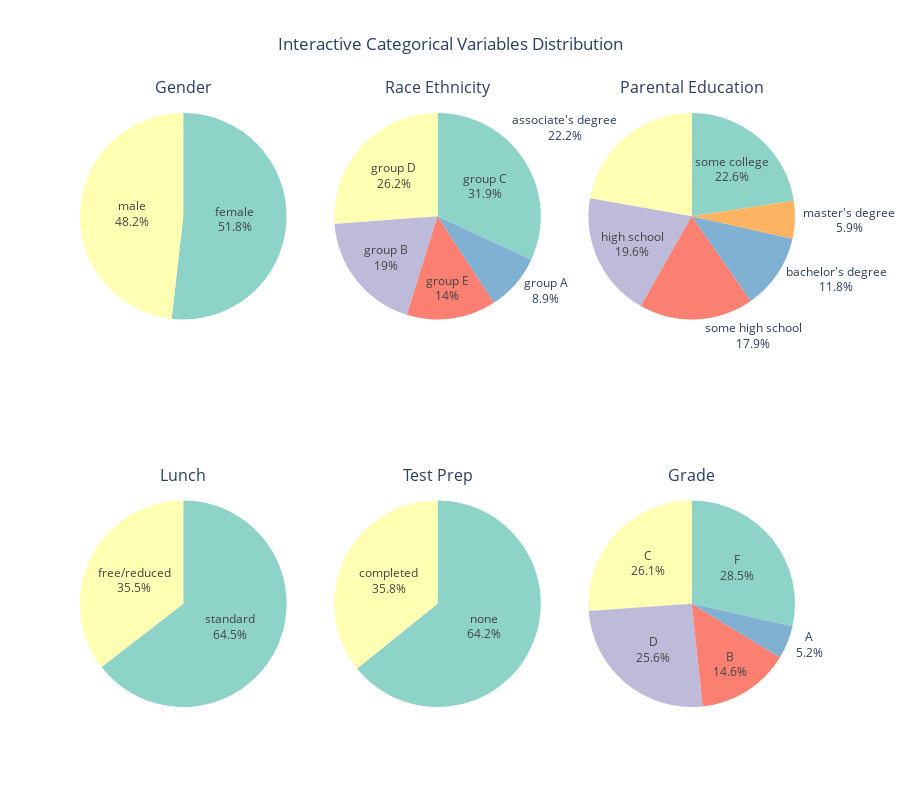

Notebook cell for this chart:
### Markdown cell above
## 2. Interactive Exploratory Data Analysis

### Code cell
# Interactive distribution of categorical variables
categorical_cols = ['gender', 'race_ethnicity', 'parental_education', 'lunch', 'test_prep', 'grade']

# Create interactive pie charts with dropdown selector
fig = make_subplots(rows=2, cols=3, 
                    specs=[[{'type':'domain'}]*3, [{'type':'domain'}]*3],
                    subplot_titles=[col.replace('_', ' ').title() for col in categorical_cols])

colors_palette = px.colors.qualitative.Set3

for i, col in enumerate(categorical_cols):
    row = (i // 3) + 1
    col_idx = (i % 3) + 1
    
    counts = df[col].value_counts()
    
    fig.add_trace(go.Pie(
        labels=counts.index,
        values=counts.values,
        name=col.replace('_', ' ').title(),
        hovertemplate="<b>%{label}</b><br>Count: %{value}<br>Percentage: %{percent}<extra></extra>",
        textinfo='label+percent',
        textposition='auto',
        marker_colors=colors_palette[:len(counts)]
    ), row=row, col=col_idx)

fig.update_layout(
    title_text="Interactive Categorical Variables Distribution",
    title_x=0.5,
    height=800,
    showlegend=False
)

fig.show()

# Updated dashboard logic for selection, multi-factor analysis, gender color, hover, and box plot repetition
import plotly.graph_objects as go
import plotly.express as px
from dash import Dash, dcc, html, Input, Output
import pandas as pd

# Assume df is your DataFrame and 'Gender' is a column
app = Dash(__name__)
app.layout = html.Div([
    dcc.Dropdown(
        id='feature-dropdown',
        options=[{'label': col, 'value': col} for col in df.columns if col != 'Gender'],
        value=df.columns[0],
        clearable=False, # Only one selection at a time
        style={'width': '50%'},
    ),
    dcc.Graph(id='box-plot'),
    dcc.Graph(id='multi-factor-plot'),
])

@app.callback(
    Output('box-plot', 'figure'),
    Output('multi-factor-plot', 'figure'),
    Input('feature-dropdown', 'value')
)
def update_dashboard(selected_feature):
    # Box plot: differentiate genders by color, do not repeat
    box_fig = px.box(
        df, x='Gender', y=selected_feature, color='Gender',
        color_discrete_map={'Male': 'blue', 'Female': 'pink'},
        points='all',
        hover_data=df.columns,
        title=f'Box Plot of {selected_feature} by Gender'
    )
    box_fig.update_traces(hovertemplate=
        '<b>Gender:</b> %{x}<br>' +
        f'<b>{selected_feature}:</b> %{{y}}<br>' +
        '<b>Other:</b> %{customdata}',
        marker=dict(size=8)
    )
    box_fig.update_layout(hoverlabel_font_size=14)

    # Multi-factor analysis: example with scatter plot (fix/clarify)
    # You can replace with your actual analysis logic
    multi_factor_fig = px.scatter(
        df, x=selected_feature, y='score', color='Gender',
        color_discrete_map={'Male': 'blue', 'Female': 'pink'},
        hover_data=df.columns,
        title=f'Multi-Factor Analysis: {selected_feature} vs Score by Gender'
    )
    multi_factor_fig.update_traces(marker=dict(size=10),
        hovertemplate=
        f'<b>{selected_feature}:</b> %{{x}}<br>' +
        '<b>Score:</b> %{y}<br>' +
        '<b>Gender:</b> %{marker.color}',
    )
    multi_factor_fig.update_layout(hoverlabel_font_size=14)

    return box_fig, multi_factor_fig

# To run the app:
# if __name__ == '__main__':
#     app.run_server(debug=True)

### Figure 1 — Plotly figure (JSON) as saved in the notebook; plotly's stock layout.template omitted (floating-point values rounded to 4 significant figures)
{"data": [{"domain": {"x": [0, 0.2889], "y": [0.625, 1]}, "hovertemplate": "<b>%{label}</b><br>Count: %{value}<br>Percentage: %{percent}<extra></extra>", "labels": ["female", "male"], "marker": {"colors": ["rgb(141,211,199)", "rgb(255,255,179)"]}, "name": "Gender", "textinfo": "label+percent", "textposition": "auto", "type": "pie", "values": [518, 482]}, {"domain": {"x": [0.3556, 0.6444], "y": [0.625, 1]}, "hovertemplate": "<b>%{label}</b><br>Count: %{value}<br>Percentage: %{percent}<extra></extra>", "labels": ["group C", "group D", "group B", "group E", "group A"], "marker": {"colors": ["rgb(141,211,199)", "rgb(255,255,179)", "rgb(190,186,218)", "rgb(251,128,114)", "rgb(128,177,211)"]}, "name": "Race Ethnicity", "textinfo": "label+percent", "textposition": "auto", "type": "pie", "values": [319, 262, 190, 140, 89]}, {"domain": {"x": [0.7111, 1], "y": [0.625, 1]}, "hovertemplate": "<b>%{label}</b><br>Count: %{value}<br>Percentage: %{percent}<extra></extra>", "labels": ["some college", "associate's degree", "high school", "some high school", "bachelor's degree", "master's degree"], "marker": {"colors": ["rgb(141,211,199)", "rgb(255,255,179)", "rgb(190,186,218)", "rgb(251,128,114)", "rgb(128,177,211)", "rgb(253,180,98)"]}, "name": "Parental Education", "textinfo": "label+percent", "textposition": "auto", "type": "pie", "values": [226, 222, 196, 179, 118, 59]}, {"domain": {"x": [0, 0.2889], "y": [0, 0.375]}, "hovertemplate": "<b>%{label}</b><br>Count: %{value}<br>Percentage: %{percent}<extra></extra>", "labels": ["standard", "free/reduced"], "marker": {"colors": ["rgb(141,211,199)", "rgb(255,255,179)"]}, "name": "Lunch", "textinfo": "label+percent", "textposition": "auto", "type": "pie", "values": [645, 355]}, {"domain": {"x": [0.3556, 0.6444], "y": [0, 0.375]}, "hovertemplate": "<b>%{label}</b><br>Count: %{value}<br>Percentage: %{percent}<extra></extra>", "labels": ["none", "completed"], "marker": {"colors": ["rgb(141,211,199)", "rgb(255,255,179)"]}, "name": "Test Prep", "textinfo": "label+percent", "textposition": "auto", "type": "pie", "values": [642, 358]}, {"domain": {"x": [0.7111, 1], "y": [0, 0.375]}, "hovertemplate": "<b>%{label}</b><br>Count: %{value}<br>Percentage: %{percent}<extra></extra>", "labels": ["F", "C", "D", "B", "A"], "marker": {"colors": ["rgb(141,211,199)", "rgb(255,255,179)", "rgb(190,186,218)", "rgb(251,128,114)", "rgb(128,177,211)"]}, "name": "Grade", "textinfo": "label+percent", "textposition": "auto", "type": "pie", "values": [285, 261, 256, 146, 52]}], "layout": {"annotations": [{"font": {"size": 16}, "showarrow": false, "text": "Gender", "x": 0.1444, "xanchor": "center", "xref": "paper", "y": 1, "yanchor": "bottom", "yref": "paper"}, {"font": {"size": 16}, "showarrow": false, "text": "Race Ethnicity", "x": 0.5, "xanchor": "center", "xref": "paper", "y": 1, "yanchor": "bottom", "yref": "paper"}, {"font": {"size": 16}, "showarrow": false, "text": "Parental Education", "x": 0.8556, "xanchor": "center", "xref": "paper", "y": 1, "yanchor": "bottom", "yref": "paper"}, {"font": {"size": 16}, "showarrow": false, "text": "Lunch", "x": 0.1444, "xanchor": "center", "xref": "paper", "y": 0.375, "yanchor": "bottom", "yref": "paper"}, {"font": {"size": 16}, "showarrow": false, "text": "Test Prep", "x": 0.5, "xanchor": "center", "xref": "paper", "y": 0.375, "yanchor": "bottom", "yref": "paper"}, {"font": {"size": 16}, "showarrow": false, "text": "Grade", "x": 0.8556, "xanchor": "center", "xref": "paper", "y": 0.375, "yanchor": "bottom", "yref": "paper"}], "height": 800, "showlegend": false, "title": {"text": "Interactive Categorical Variables Distribution", "x": 0.5}}}
